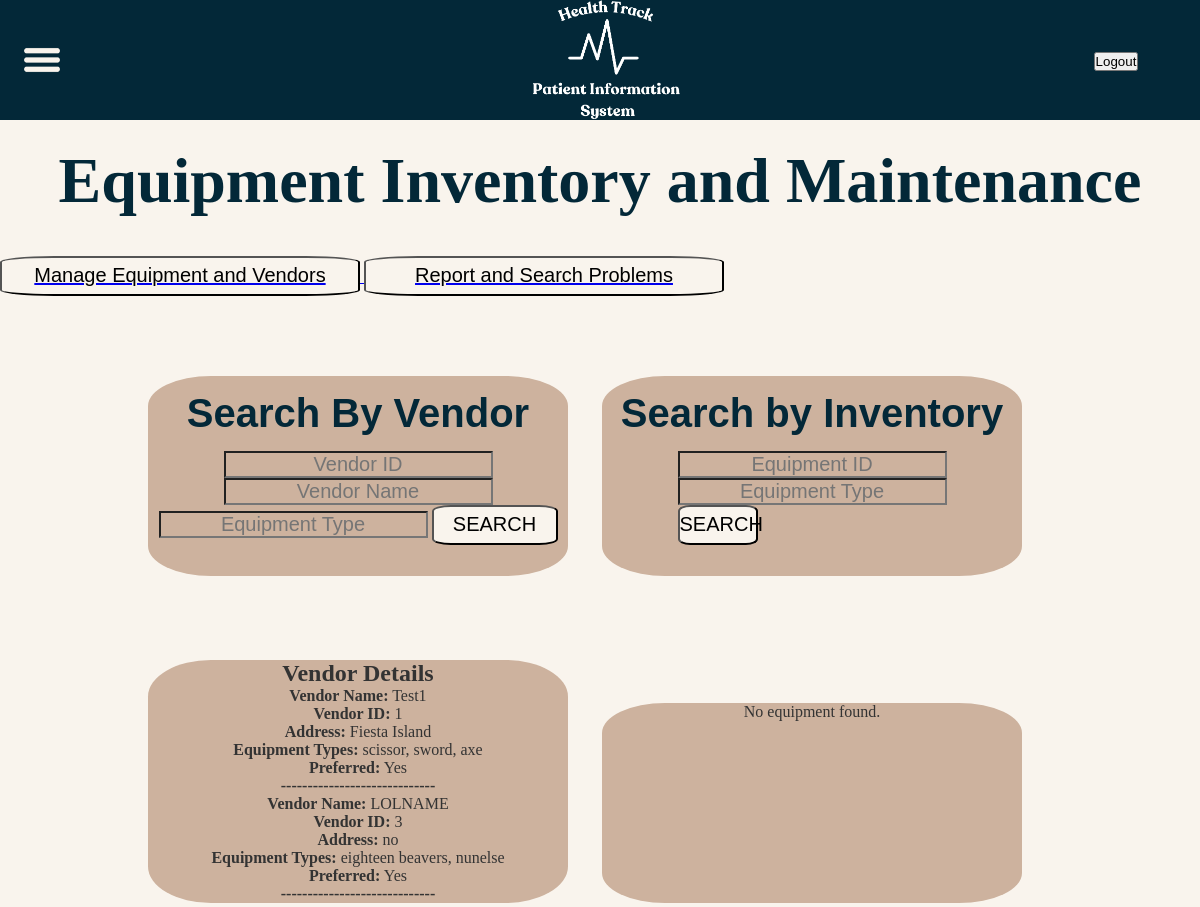
/equipment/vendor/, run on an earlier commit of the app's database.
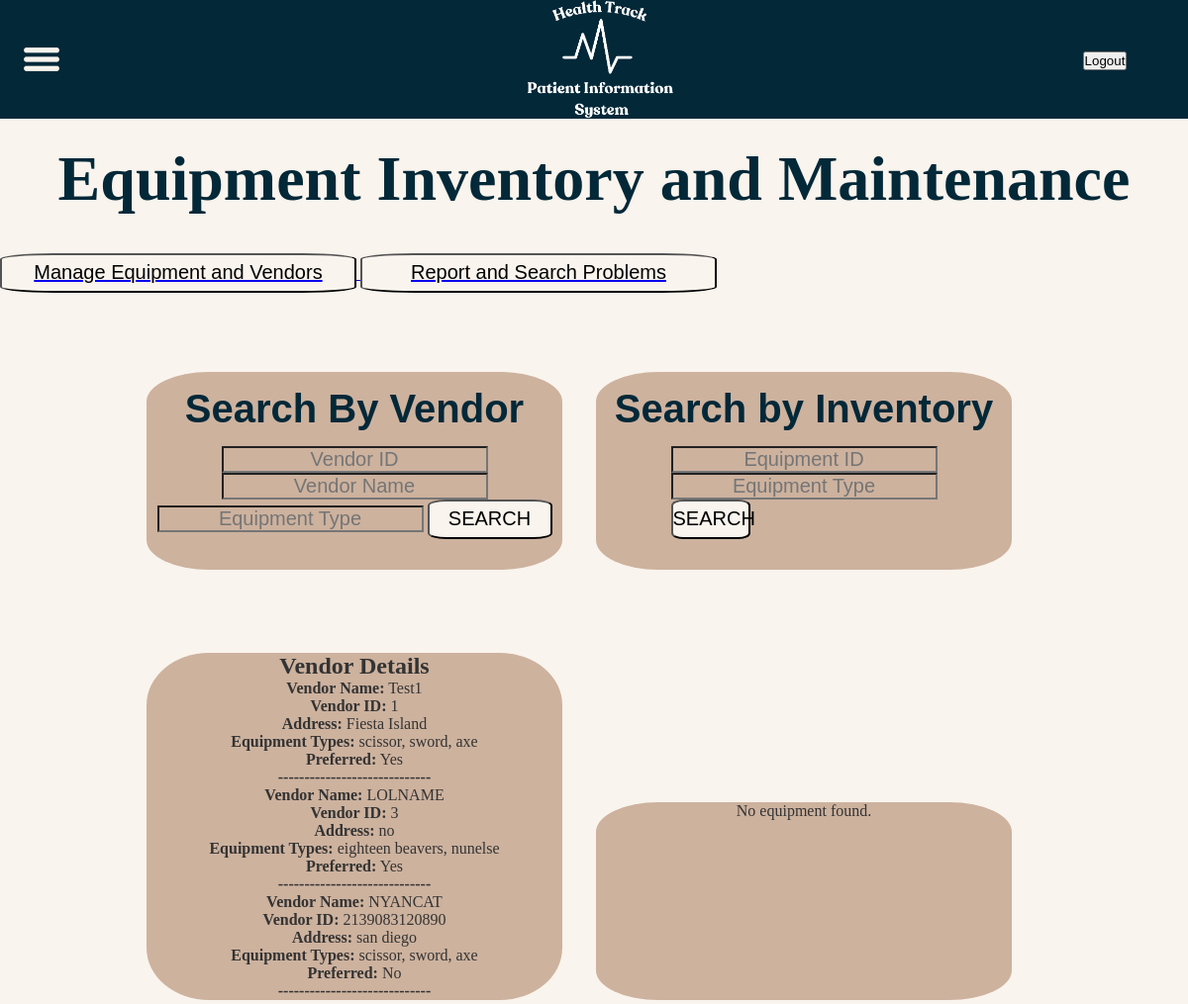
And on a later commit of the database.
### equipment/models.py (models this page shows, shortened)
class Vendor(models.Model):
    vendorid = models.IntegerField(db_column='VendorID', primary_key=True)
    name = models.CharField(max_length=100, unique=True)
    address = models.TextField()
    equipment_types = models.CharField(max_length=200, help_text="Comma-separated list of equipment types")
    preferred = models.BooleanField(default=False)
    class Meta:
        db_table = 'vendor'

### equipment/views.py (the view, shortened to what this page needs)
# urls.py: path('equipment/vendor/', VendorView.as_view(),name='vendor_search'),
class VendorView(View):
    def get(self, request):
        vendorid_query = request.GET.get('vendorid', '')
        name_query = request.GET.get('name', '')
        equipment_type_query = request.GET.get('equipment_type', '')  # New query parameter
        filters = {}
        if vendorid_query:
            filters['vendorid__icontains'] = vendorid_query
        if name_query:
            filters['name__icontains'] = name_query
        if equipment_type_query:
            filters['equipment_types__icontains'] = equipment_type_query  # Assuming equipment_types is a field on Vendor
        for f in filters:
            print(f"Filters: {f}")
        vendors = Vendor.objects.filter(**filters)
        if vendors.exists():
            vendor_results = []
            for vendor in vendors:
                vendor_details = {
                    'name': vendor.name,
                    'vendorid': vendor.vendorid,
                    'address': vendor.address,
                    'equipment_types': vendor.equipment_types,
                    'preferred': vendor.preferred,
                }
                vendor_results.append(vendor_details)
            context = {
                'vendor_results': vendor_results,
                'query_vendorid': vendorid_query,
                'query_name': name_query,
                'query_equipment_type': equipment_type_query,  # Pass the equipment_type to the template
            }
        return render(request, 'equipment.html', context)

### equipment/templates/equipment.html (shortened to what the changed rows need)
{% extends "baseTemplate.html" %}
{% load static %}
{% block page_css %}
    <link rel="stylesheet" href="{% static 'css/equipment.css' %}">
{% endblock %}
{% block content %}
<h1 class="equipment-title">Equipment Inventory and Maintenance</h1>
</div>
<div class="search-parent">
    <div class="inventory-background">
        {% if vendor_results %}
            <h2>Vendor Details</h2>
            <ul>
                {% for vendor in vendor_results %}
                    <li>
                        <p><strong>Vendor Name:</strong> {{ vendor.name }}</p>
                        <p><strong>Vendor ID:</strong> {{ vendor.vendorid }}</p>
                        <p><strong>Address:</strong> {{ vendor.address }}</p>
                        <p><strong>Equipment Types:</strong> {{ vendor.equipment_types }}</p>
                        <p><strong>Preferred:</strong> {{ vendor.preferred|yesno:"Yes,No" }}</p>
                        <p><strong>-----------------------------</strong></p>
                    </li>
                {% endfor %}
            </ul>
        {% else %}
            {% if query_vendorid or query_name or query_equipment_type %}
                <p>No vendors found matching the criteria.</p>
            {% endif %}
        {% endif %}
    </div>
</div>
{% endblock %}

What changed in the data, as far as the page shows it:
added Vendor: name "NYANCAT", address "san diego", equipment_types "scissor, sword, axe"
Also different on the page:
new list line: "Vendor Name: Vendor ID: 2139083120890 Address: Equipment Types: Preferred: No -----------------------------"
